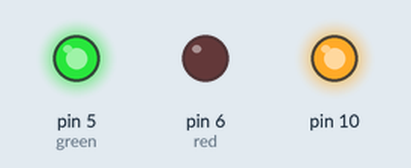
Recording of a sketch running on a simulated Arduino Uno, built with avr-gcc and run on an emulated ATmega328P. On the bench: output pins drawn as LEDs (lit = HIGH). No radio packets arrive unless stated.

Above: at 0.1 s.
Timing chart, 0 to 1.6 s (numbered marks = the images above):
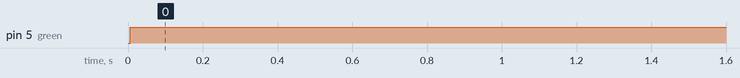

Measured:
- by itself, pin 5 (green): LOW → HIGH at 0.01 s

The sketch:

Node02.ino
```cpp
#include <RF24Network.h>
#include <RF24.h>
#include <SPI.h>
const int red=6;
const int green=5;
RF24 radio(7, 8);               // nRF24L01 (CE,CSN)
RF24Network network(radio);      // Include the radio in the network
const uint16_t this_node = 02;
const uint16_t node0 = 01;
// Address of our node in Octal format ( 04,031, etc)
void setup() {
  SPI.begin();
  radio.begin();
  network.begin(90, this_node);
  radio.setChannel(115);
  radio.setPALevel(RF24_PA_MAX);
  radio.setDataRate(RF24_2MBPS);
  pinMode(red, OUTPUT);
  pinMode(green, OUTPUT);
  Serial.begin(115200);
}
void loop() {
  network.update();
 if(network.available()){ //===== Receiving =====//
  while ( network.available() ) {     // Is there any incoming data?
    RF24NetworkHeader header(node0);
    int data;
    network.read(header, &data, sizeof(data));
    Serial.println(data);
    if(data==5){
    digitalWrite(green,LOW);
    digitalWrite(red,HIGH);
    }

  }
 }
  else{
    // Turn on or off the LED
     digitalWrite(red,LOW);
    digitalWrite(green,HIGH);
      }
  }

  
```
